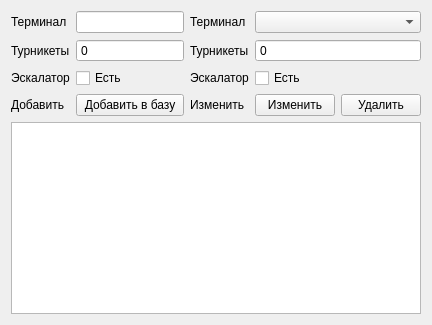
          <widget class="QWidget" name="tab_control_terminal">
           <attribute name="title">
            <string>Терминал</string>
           </attribute>
           <layout class="QGridLayout" name="gridLayout_17">
            <item row="0" column="0">
             <layout class="QGridLayout" name="gridLayout_14">
              <item row="1" column="0">
               <widget class="QLabel" name="label_105">
                <property name="text">
                 <string>Турникеты</string>
                </property>
               </widget>
              </item>
              <item row="0" column="1">
               <widget class="QLineEdit" name="lineEdit_37"/>
              </item>
              <item row="2" column="1">
               <widget class="QCheckBox" name="checkBox_4">
                <property name="text">
                 <string>Есть</string>
                </property>
               </widget>
              </item>
              <item row="2" column="0">
               <widget class="QLabel" name="label_104">
                <property name="text">
                 <string>Эскалатор</string>
                </property>
               </widget>
              </item>
              <item row="1" column="1">
               <widget class="QSpinBox" name="spinBox_airplane_add_chair_2">
                <property name="buttonSymbols">
                 <enum>QAbstractSpinBox::NoButtons</enum>
                </property>
                <property name="maximum">
                 <number>10000</number>
                </property>
               </widget>
              </item>
              <item row="0" column="0">
               <widget class="QLabel" name="label_107">
                <property name="text">
                 <string>Терминал</string>
                </property>
               </widget>
              </item>
              <item row="3" column="0">
               <widget class="QLabel" name="label_108">
                <property name="text">
                 <string>Добавить</string>
                </property>
               </widget>
              </item>
              <item row="3" column="1">
               <widget class="QPushButton" name="pushButton_10">
                <property name="text">
                 <string>Добавить в базу</string>
                </property>
               </widget>
              </item>
             </layout>
            </item>
            <item row="0" column="1">
             <layout class="QGridLayout" name="grid_edit_direction_2">
              <item row="1" column="0">
               <widget class="QLabel" name="label_98">
                <property name="text">
                 <string>Турникеты</string>
                </property>
               </widget>
              </item>
              <item row="0" column="1">
               <widget class="QComboBox" name="comboBox_edit_trip_number_2">
                <property name="editable">
                 <bool>false</bool>
                </property>
                <property name="currentText">
                 <string/>
                </property>
               </widget>
              </item>
              <item row="0" column="0">
               <widget class="QLabel" name="label_103">
                <property name="text">
                 <string>Терминал</string>
                </property>
               </widget>
              </item>
              <item row="4" column="0">
               <widget class="QLabel" name="label_99">
                <property name="text">
                 <string>Изменить</string>
                </property>
               </widget>
              </item>
              <item row="3" column="0">
               <widget class="QLabel" name="label_102">
                <property name="text">
                 <string>Эскалатор</string>
                </property>
               </widget>
              </item>
              <item row="3" column="1">
               <widget class="QCheckBox" name="checkBox_3">
                <property name="text">
                 <string>Есть</string>
                </property>
                <property name="tristate">
                 <bool>false</bool>
                </property>
               </widget>
              </item>
              <item row="4" column="1">
               <layout class="QGridLayout" name="gridLayout_4">
                <item row="0" column="0">
                 <widget class="QPushButton" name="pushButton_9">
                  <property name="text">
                   <string>Изменить</string>
                  </property>
                 </widget>
                </item>
                <item row="0" column="1">
                 <widget class="QPushButton" name="pushButton_airplane_remove_4">
                  <property name="text">
                   <string>Удалить</string>
                  </property>
                 </widget>
                </item>
               </layout>
              </item>
              <item row="1" column="1">
               <widget class="QSpinBox" name="spinBox_airplane_add_chair_3">
                <property name="buttonSymbols">
                 <enum>QAbstractSpinBox::NoButtons</enum>
                </property>
                <property name="maximum">
                 <number>10000</number>
                </property>
               </widget>
              </item>
             </layout>
            </item>
            <item row="1" column="0" colspan="2">
             <layout class="QGridLayout" name="gridLayout_show_terminals">
              <item row="0" column="0">
               <widget class="QTableView" name="tableView_4"/>
              </item>
             </layout>
            </item>
           </layout>
          </widget>
